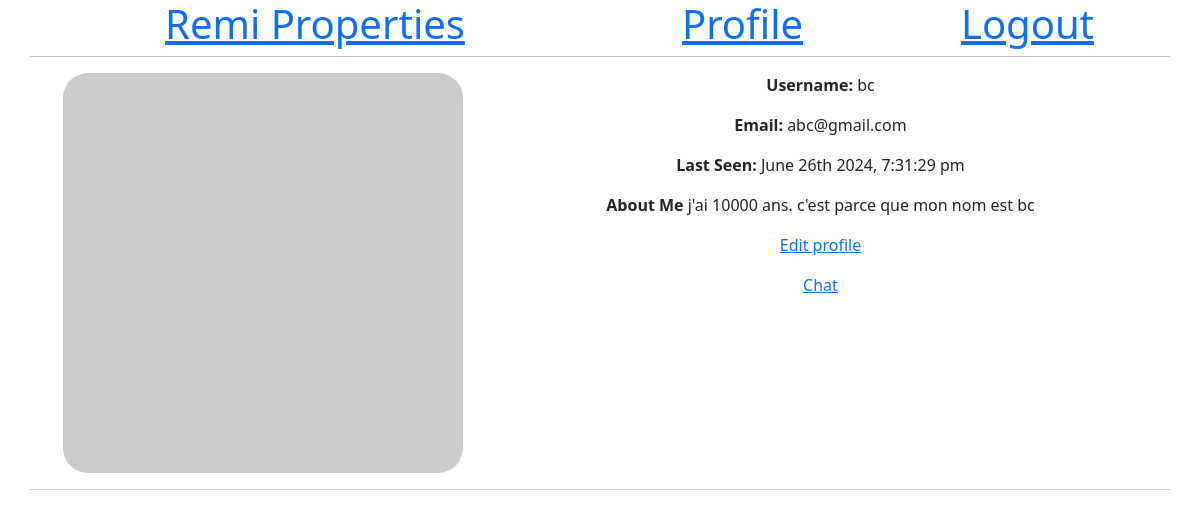
Page /bc/profile (signed in) on the committed database.
### app/models.py (models this page shows, shortened)
class User(UserMixin ,db.Model):
    id = db.Column(db.Integer, primary_key=True)
    username = db.Column(db.String(64), index=True, unique=True)
    email = db.Column(db.String(120), index=True, unique=True)
    password_hash = db.Column(db.String(128))
    posts = db.relationship('Post', backref='author', lazy='dynamic')
    about_me = db.Column(db.String(140))
    last_seen = db.Column(db.DateTime, default=datetime.now)
    def avatar(self, size):
        digest = md5(self.email.lower().encode('utf-8')).hexdigest()
        return f'https://www.gravatar.com/avatar/{digest}?d=monsterid&s={size}'

### app/routes.py (the view)
@app.route('/<username>/profile')
@login_required
def profile(username):
    user = User.query.filter_by(username=username).first_or_404()
    return render_template(
        'profile.html',
        title='Profile',
        user=user)

### app/models.py (called while the page is built)
@login.user_loader
def load_user(id):
    return User.query.get(int(id))

### app/routes.py (called while the page is built)
@app.before_request
def before_request():
    if current_user.is_authenticated:
        current_user.last_seen = datetime.now()
        db.session.commit()

### app/templates/profile.html
{% extends "base.html" %}
{% block content %}
    <div class="row profile">
        <div class="col-md-5 text-center">
            <p>
                <img src="{{ user.avatar(120) }}" alt="User Avatar">
            </p>
        </div>
        <div class="col-md-7">
            <p>
                <b>Username: </b> {{ user.username }}
            </p>
            <p>
                <b>Email:</b> {{ user.email }}
            </p>
            {% if user.last_seen %}
            <p>
                <b>Last Seen: </b> {{ moment(user.last_seen).format('MMMM Do YYYY, h:mm:ss a') }}
            </p>
            {% endif %}
            {% if user.about_me %}
            <p>
                <b>About Me </b> {{ user.about_me }}
            </p>
            {% endif %}
            <p>
                <a href="{{ url_for('edit_profile') }}">Edit profile</a>
            </p>
            <p>
                <a href="{{ url_for('index') }}">Chat</a>
            </p>
        </div>
    </div>
    <hr>
{% endblock %}

### app/static/css/styles.css (style rules this page uses)
.homes img, .profile img { width: 400px; length: 300px; border-radius: 25px; }

### rows in the picture
User: username "bc", email "abc@gmail.com", last_seen "June 26th 2024, 7:31:29 pm", about_me "j'ai 10000 ans. c'est parce que mon nom est bc"
